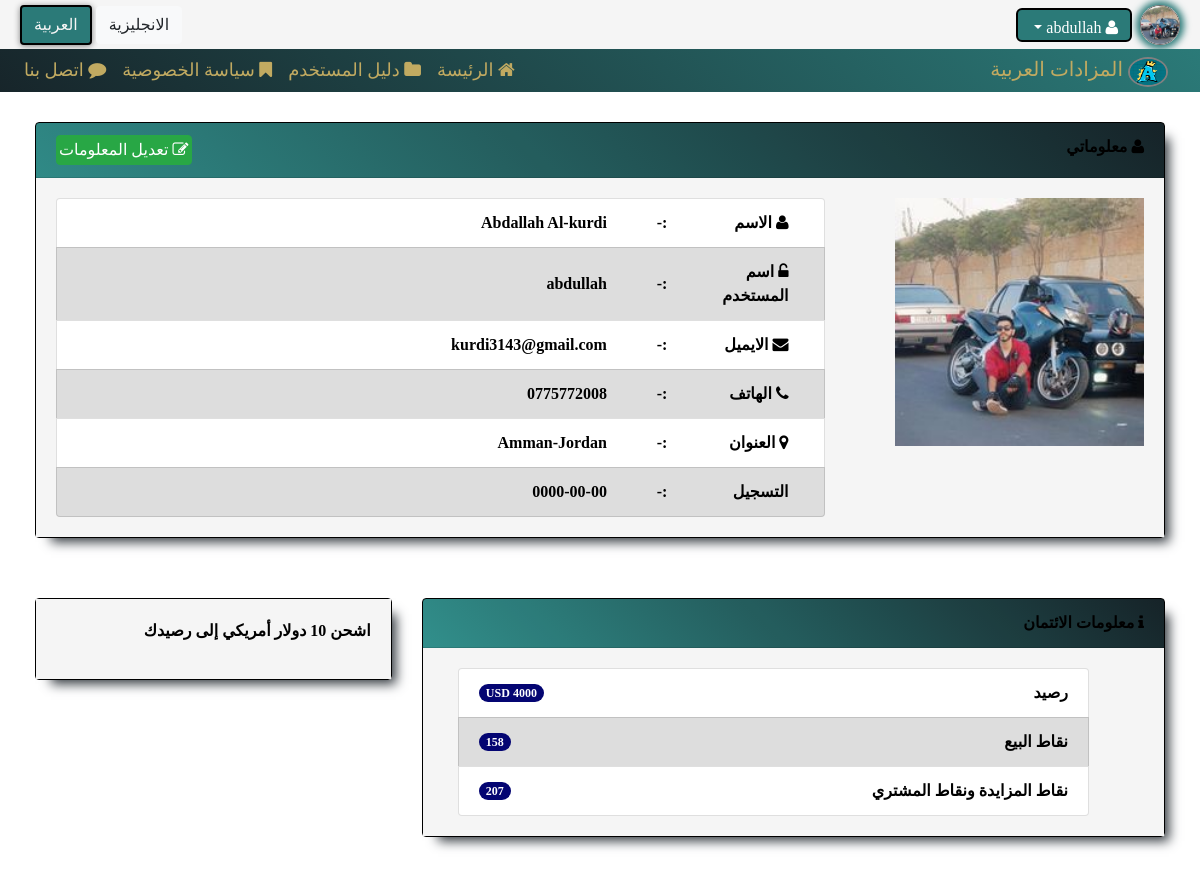
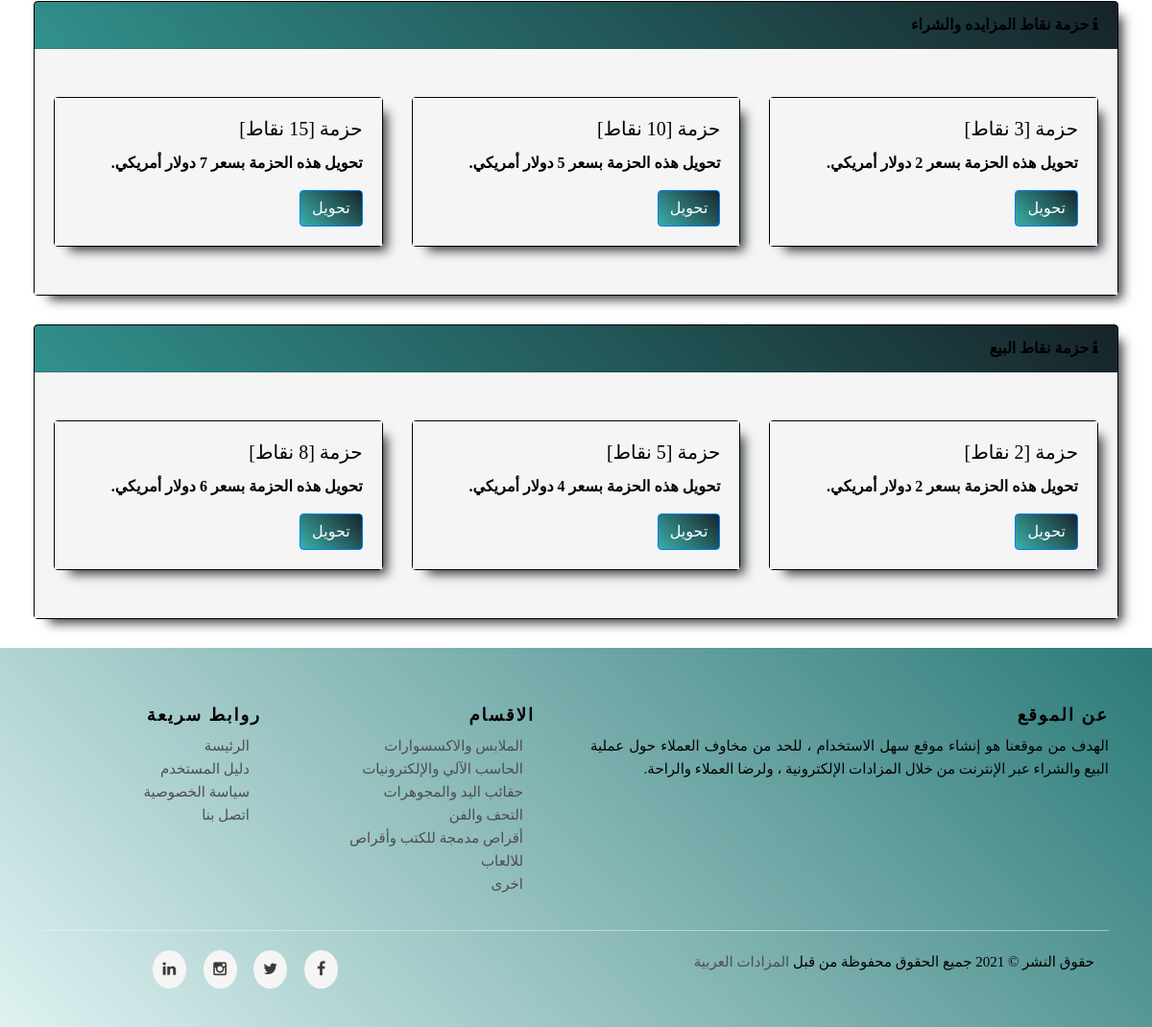
The app's page /profile.php (signed in) with its own data (2 pictures, top to bottom).
### tables this page shows
CREATE TABLE `users` (
  `UserID` int(11) NOT NULL,
  `Username` varchar(255) NOT NULL,
  `Password` varchar(255) NOT NULL,
  `Email` varchar(255) NOT NULL,
  `FullName` varchar(255) NOT NULL,
  `PhoneNumber` int(11) NOT NULL,
  `Address` varchar(255) NOT NULL,
  `ProfilePic` varchar(255) NOT NULL,
  `BidPoint` int(11) NOT NULL,
  `SellingPoint` int(11) NOT NULL,
  `Balance` int(11) NOT NULL,
  `RegisteredDate` date NOT NULL,
  `GroupID` int(11) NOT NULL DEFAULT 0,
  `TrustStatus` int(11) NOT NULL DEFAULT 0,
  `RegStatus` int(11) NOT NULL DEFAULT 0
);

CREATE TABLE `categories` (
  `CatID` int(11) NOT NULL,
  `CatName` varchar(255) NOT NULL,
  `description` text NOT NULL,
  `Ordering` int(11) NOT NULL COMMENT 'sort categorise',
  `Parent` int(11) NOT NULL DEFAULT 0,
  `Visibility` tinyint(4) NOT NULL DEFAULT 0 COMMENT 'visibile section for the user',
  `AllowComment` tinyint(4) NOT NULL DEFAULT 0 COMMENT 'user can comments un section',
  `AllowAds` tinyint(4) NOT NULL DEFAULT 0 COMMENT 'user can add new ads'
);

### profile.php (the view, shortened to what the rows shown need)
<?php
    include 'init.php';
    if($userStatus==0){
    if(isset($_SESSION['user'])){
        $getUser = getUserInfo($_SESSION['u_id']);
        $do = isset($_GET['do']) ? $_GET['do'] : 'Proflie';
        if($do == 'Proflie'){
        ?>
        <div class="profile">
            <div class="container">
                <div class="information">
                    <div class="card">
                        <div class="card-header">
                            <i class="fa fa-user"></i> <?php echo lang('My Information');?>
                            <a href="profile.php?do=Edit_Profile" class="proifie_edit btn btn-success"><i class="fa fa-edit"></i> <?php echo lang('Edit Info');?></a>
                        </div>
                        <div class="card-body">
                            <div class="row">
                            <div class="myImag col-12 col-sm-12 col-md-4 col-lg-3">
                            <img src="controlPanel/uploads/profile_pic/<?php echo $getUser['ProfilePic'];?>"/>
                            </div>
                            <div class=" list col-12 col-sm-12 col-md-8 col-lg-9">
                                <ul class="list-group">
                                    <li class="list-group-item d-flex justify-content-between align-items-center">
                                        <span class="col-3 col-sm-3 col-md-2"><i class="fa fa-user"></i> <?php echo lang('Name');?></span><span class="col-1 col-sm-1 col-md-1">:-</span> <span class="col-8 col-sm-8 col-md-9"><?php echo $getUser['FullName'];?></span>
                                    </li>
                                    <li class="list-group-item d-flex justify-content-between align-items-center">
                                        <span class="col-3 col-sm-3 col-md-2"><i class="fa fa-unlock-alt"></i> <?php echo lang('login Name');?></span><span class="col-1 col-sm-1 col-md-1">:-</span> <span class="col-8 col-sm-8 col-md-9"><?php echo $getUser['Username'];?></span>
                                    </li>
                                    <li class="list-group-item d-flex justify-content-between align-items-center">
                                        <span class="col-3 col-sm-3 col-md-2"><i class="fa fa-envelope"></i> <?php echo lang('Email');?></span><span class="col-1 col-sm-1 col-md-1">:-</span> <span class="col-8 col-sm-8 col-md-9"><?php echo $getUser['Email'];?></span>
                                    </li>
                                    <li class="list-group-item d-flex justify-content-between align-items-center">
                                        <span class="col-3 col-sm-3 col-md-2"><i class="fa fa-phone"></i> <?php echo lang('Phone');?></span><span class="col-1 col-sm-1 col-md-1">:-</span> <span class="col-8 col-sm-8 col-md-9">0<?php echo $getUser['PhoneNumber'];?></span>
                                    </li>
                                    <li class="list-group-item d-flex justify-content-between align-items-center">
                                        <span class="col-3 col-sm-3 col-md-2"><i class="fa fa-map-marker"></i> <?php echo lang('Address');?></span><span class="col-1 col-sm-1 col-md-1">:-</span> <span class="col-8 col-sm-8 col-md-9"><?php echo $getUser['Address'];?></span>
                                    </li>
                                    <li class="list-group-item d-flex justify-content-between align-items-center">
                                        <span class="col-3 col-sm-3 col-md-2"><?php echo lang('Registration');?></span><span class="col-1 col-sm-1 col-md-1">:-</span> <span class="col-8 col-sm-8 col-md-9"><?php echo $getUser['RegisteredDate'];?></span>
                                    </li>
                                </ul>
                            </div>
                        </div>
                        </div>
                    </div>
                </div>
                <div class="row">
                <div class="col-md-7 col-lg-8 Credit Information">
                    <div class="card">
                        <div class="card-header">
                        <i class="fa fa-info"></i> <?php echo lang('Credit Information');?>
                        </div>
                        <div class="card-body">
                            <div class=" list col-12">
                                <ul class="list-group">
                                <li class="list-group-item d-flex justify-content-between align-items-center">
                                        <?php echo lang('Balance');?>
                                        <span class="badge badge-primary badge-pill"><?php echo $getUser['Balance'];?> USD</span>
                                    </li>
                                    <li class="list-group-item d-flex justify-content-between align-items-center">
                                        <?php echo lang('Selling Points');?>
                                        <span class="badge badge-primary badge-pill"><?php echo $getUser['SellingPoint'];?></span>
                                    </li>
                                    <li class="list-group-item d-flex justify-content-between align-items-center">
                                        <?php echo lang('Bidding Points And Buyer Points');?>
                                        <span id ="aaa"class="badge badge-primary badge-pill"><?php echo $getUser['BidPoint'];?></span>
                                    </li>
                                </ul>
                            </div>
                        </div>
                    </div>
                </div>
                <div class="col-md-5 col-lg-4 Credit Information">
                        <div class="row">
                            <div class="col-sm-12">
                                <div class="card">
                                <div class="card-body">
                                    <p class="card-text"><?php echo lang('Credit 10 USD To Your Balance');?></p>
                                </div>
                                </div>
                        </div>
                    </div>
                </div>
            </div>
                <div class="Credit Information">
                    <div class="card">
                        <div class="card-header">
                        <i class="fa fa-info"></i> <?php echo lang('Bid and purchase points package');?>
                        </div>
                        <div class="card-body">
                        <div class="row">
                            <div class="col-sm-4">
                                <div class="card">
                                <div class="card-body">
                                    <h5 class="card-title"><?php echo lang('[3 Point] package');?></h5>
                                    <p class="card-text"><?php echo lang('Convert this package at a price of 2 USD.');?></p>
                                    <a href="profile.php?do=Convert&package=3" class="btn btn-primary"><?php echo lang('Convert');?></a>
                                </div>
                                </div>
                            </div>
                            <div class="col-sm-4">
                                <div class="card">
                                <div class="card-body">
                                    <h5 class="card-title"><?php echo lang('[10 Point] package');?></h5>
                                    <p class="card-text"><?php echo lang('Convert this package at a price of 5 USD.');?></p>
                                    <a href="profile.php?do=Convert&package=10" class="btn btn-primary"><?php echo lang('Convert');?></a>
                                </div>
                                </div>
                            </div>
                            <div class="col-sm-4">
                                <div class="card">
                                <div class="card-body">
                                    <h5 class="card-title"><?php echo lang('[15 Point] package');?></h5>
                                    <p class="card-text"><?php echo lang('Convert this package at a price of 7 USD.');?></p>
                                    <a href="profile.php?do=Convert&package=15" class="btn btn-primary"><?php echo lang('Convert');?></a>
                                </div>
                                </div>
                            </div>
                            </div>
                        </div>
                    </div>
                </div>
                <div class="Credit Information">
                    <div class="card">
                        <div class="card-header">
                        <i class="fa fa-info"></i> <?php echo lang('Package Selling Points');?>
                        </div>
                        <div class="card-body">
                        <div class="row">
                            <div class="col-sm-4">
                                <div class="card">
                                <div class="card-body">
                                    <h5 class="card-title"><?php echo lang('[2 Point] package');?></h5>
                                    <p class="card-text"><?php echo lang('Convert this package at a price of 2 USD.');?></p>
                                    <a href="profile.php?do=Convert&package=2" class="btn btn-primary"><?php echo lang('Convert');?></a>
                                </div>
                                </div>
                            </div>
                            <div class="col-sm-4">
                                <div class="card">
                                <div class="card-body">
                                    <h5 class="card-title"><?php echo lang('[5 Point] package');?></h5>
                                    <p class="card-text"><?php echo lang('Convert this package at a price of 4 USD.');?></p>
                                    <a href="profile.php?do=Convert&package=5" class="btn btn-primary"><?php echo lang('Convert');?></a>
                                </div>
                                </div>
                            </div>
                            <div class="col-sm-4">
                                <div class="card">
                                <div class="card-body">
                                    <h5 class="card-title"><?php echo lang('[8 Point] package');?></h5>
                                    <p class="card-text"><?php echo lang('Convert this package at a price of 6 USD.');?></p>
                                    <a href="profile.php?do=Convert&package=8" class="btn btn-primary"><?php echo lang('Convert');?></a>
                                </div>
                                </div>
                            </div>
                            </div>
                        </div>
                    </div>
                </div>
            </div>
        </div>
    <?php
        }else{
            header('Location:profile.php');
            exit();
        }
    }else{
        header('Location:index.php');
        exit();
    }
}else{
    header('Location:index.php');
    exit();
}
    include $temp . 'footer.php';
?>

### includes/templates/header.php (shortened to what the rows shown need)
<!doctype html>
<html lang="en">
  <head>
    <link rel="stylesheet" href="<?php echo $css ;?>font-awesome.min.css"/>
    <link rel="stylesheet" href="https://maxcdn.bootstrapcdn.com/bootstrap/4.0.0/css/bootstrap.min.css">
    <link rel="stylesheet" href="<?php echo $css . $style ;?>"/>
  </head>
    <body>
            <div class="upper-bar">
            <div class="lang">
            <a href="<?php if(isset($import)){echo 'index.php';}else{echo $_SERVER['PHP_SELF'];}?>?lang=en" class="btn btn-light <?php if($_SESSION['LANG'] !== 'arabic') {echo 'activelANG';}?>"><?php echo lang('english');?></a>
            <a href="<?php if(isset($import)){echo 'index.php';}else{echo $_SERVER['PHP_SELF'];}?>?lang=ar" class="btn btn-light <?php if($_SESSION['LANG'] !== 'english') {echo 'activelANG';}?>"><?php echo lang('arabic');?></a>
            </div>
                <?php
                    if(isset($_SESSION['user'])){
                        $userStatus = checkUserActive($_SESSION['user']);
                        if($userStatus == 1){;?>
                        <img class="rounded-circle" height="40" width="40" src="controlPanel/uploads/profile_pic/def-pic.png"/>
                        <?php
                            echo '<a href="validateEmail.php" class="dddd btn btn-info">'; echo lang('Validate Email For Active Acount'); echo '</a>';
                            echo ' <a href="logout.php" class="dddd btn btn-danger">';echo lang('logout'); echo '</a>';
                        }else{$getUser = getUserInfo($_SESSION['u_id']);
                            ?>
                            <img class="rounded-circle" height="40" width="40" src="controlPanel/uploads/profile_pic/<?php echo $getUser['ProfilePic'];?>"/>
                            <div class="dropdown upper-bar-drop">
                            <button class="btn btn-primary dropdown-toggle" type="button" id="dropdownMenuButton" data-toggle="dropdown" aria-haspopup="true" aria-expanded="false">
                                <i class="fa fa-user"></i> <?php echo $_SESSION['user'];?>
                            </button>
                        </div>
                        <?php }
                    }else{echo '
                    <div class="login-sign ">
                        <a  href="login.php">
                            <span class="log-text">'; echo lang('login'); echo '</span>
                        </a>
                        |
                        <a  href="signup.php">
                            <span class="sing-text">'; echo lang('signup'); echo '</span>
                    ';}?>
                </div>

### includes/templates/footer.php (shortened to what the rows shown need)
<div class="footer">
            <footer class="site-footer">
                <div class="container">
                    <div class="row">
                        <div class="col-6 col-md-3">
                            <ul class="footer-links">
                                <?php $cats = getCat('where Parent = 0');
                                    foreach($cats as $cat){
                                        echo '<li><a href="Category.php?Catid='.$cat['CatID'].'">'.lang($cat['CatName']).'</a></li>';
                                    }
                                ?>
                            </ul>
                        </div>
                    </div>
                </div>
            </footer>
        </div>
  </body>
</html>

### records on screen
users: ProfilePic (picture), FullName "Abdallah Al-kurdi", Username "abdullah", Email "kurdi3143@gmail.com", PhoneNumber "775772008", Address "Amman-Jordan", RegisteredDate "0000-00-00", Balance "4000", SellingPoint "158", BidPoint "207"
categories: CatName "الملابس والاكسسوارات"
categories: CatName "الحاسب الآلي والإلكترونيات"
categories: CatName "حقائب اليد والمجوهرات"
categories: CatName "التحف والفن"
categories: CatName "أقراص مدمجة للكتب وأقراص للالعاب"
categories: CatName "اخرى"

### other values on screen
lang('english') "الانجليزية"
lang('arabic') "العربية"
$_SESSION['user'] "abdullah"
lang('Arab-Auctions') "المزادات العربية"
lang('Home') "الرئيسة"
lang('manual') "دليل المستخدم"
lang('privacy policy') "سياسة الخصوصية"
lang('Contact Us') "اتصل بنا"
lang('My Information') "معلوماتي"
lang('Edit Info') "تعديل المعلومات"
lang('Name') "الاسم"
lang('login Name') "اسم المستخدم"
lang('Email') "الايميل"
lang('Phone') "الهاتف"
lang('Address') "العنوان"
